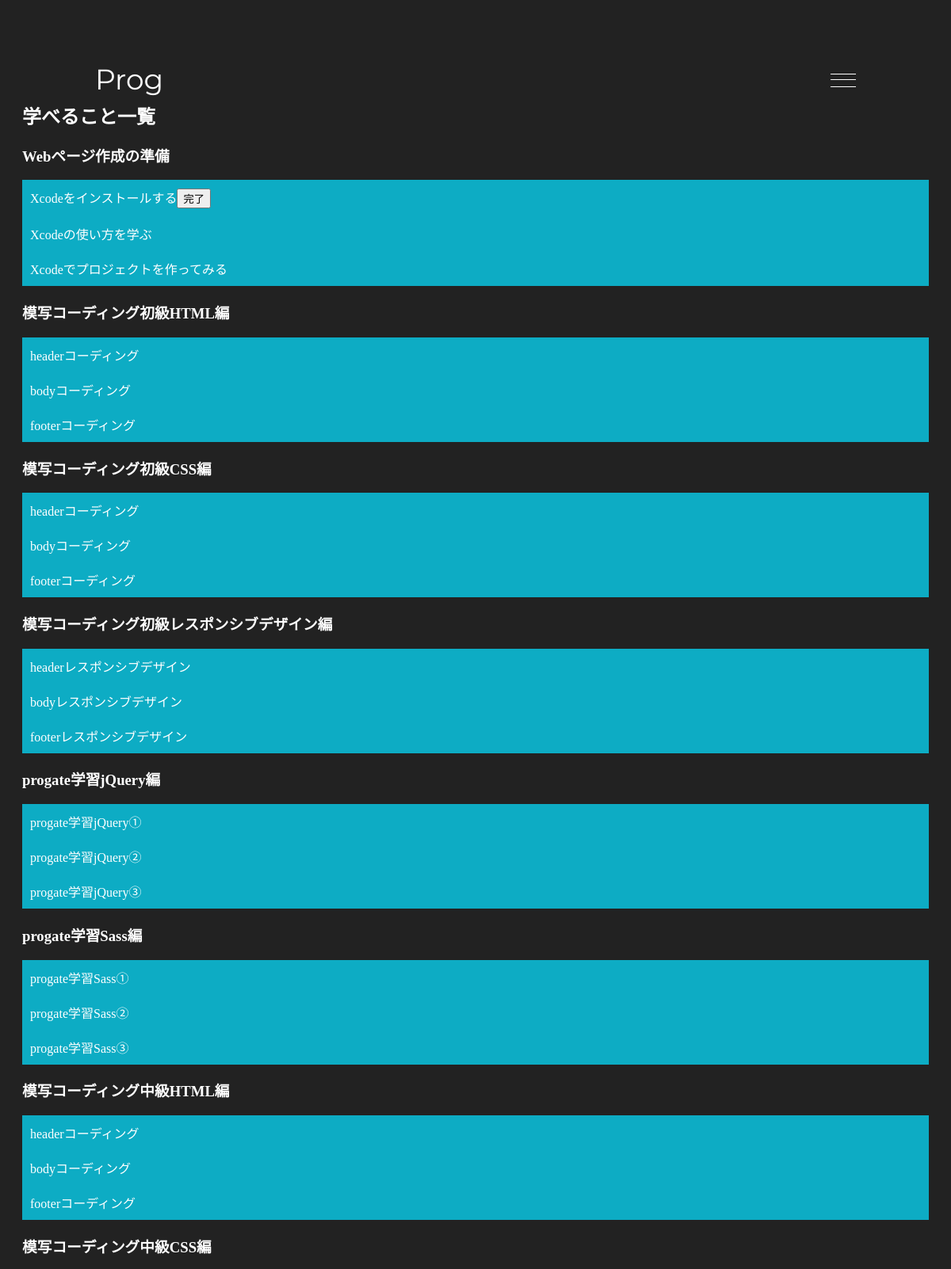
The page /map (upper part) on the database its author committed.
### tables this page shows
CREATE TABLE "categories" (
	"id"	INTEGER,
	"category"	TEXT,
	PRIMARY KEY("id" AUTOINCREMENT)
);

CREATE TABLE "maps" (
	"id"	INTEGER,
	"list"	TEXT,
	"category_id"	INTEGER,
	"time"	INTEGER,
	PRIMARY KEY("id" AUTOINCREMENT)
);

### app.py (the view)
@app.route("/map")
def map():
    conn = sqlite3.connect("prog.db")
    c = conn.cursor()
    sql = "SELECT list, time, category_id  FROM maps ;"
    c.execute(sql)
    map_info = c.fetchall()
    c.close()
    conn = sqlite3.connect("prog.db")
    c = conn.cursor()
    sql = "SELECT category FROM categories"
    c.execute(sql)
    category_info = c.fetchall()
    c.close()
    return render_template("map.html", map_info=map_info, category_info=category_info)

### templates/map.html (shortened to what this page needs)
{% extends 'top.html' %}
{% block content %}
<link rel="stylesheet" type="text/css" href="{{ url_for('static',filename='css/map.css') }}">
<div>
    <h2>学べること一覧</h2>
    <div class="content">
        <h3>{{category_info[1][0]}}</h3>
        <nav id="example-two">
            <a href="#">{{map_info[0][0]}}<button class="button">完了</button></a>
            <a href="#">{{map_info[1][0]}}</a>
            <a href="#">{{map_info[2][0]}}</a>
        </nav>
    </div>
</div>
<div>
    <div class="content">
        <h3>{{category_info[2][0]}}</h3>
        <nav id="example-two">
            <a href="#">{{map_info[3][0]}}</a>
            <a href="#">{{map_info[4][0]}}</a>
            <a href="#">{{map_info[5][0]}}</a>
        </nav>
    </div>
</div>
<div>
    <div class="content">
        <h3>{{category_info[3][0]}}</h3>
        <nav id="example-two">
            <a href="#">{{map_info[6][0]}}</a>
            <a href="#">{{map_info[7][0]}}</a>
            <a href="#">{{map_info[8][0]}}</a>
        </nav>
    </div>
</div>
<div>
    <div class="content">
        <h3>{{category_info[4][0]}}</h3>
        <nav id="example-two">
            <a href="#">{{map_info[9][0]}}</a>
            <a href="#">{{map_info[10][0]}}</a>
            <a href="#">{{map_info[11][0]}}</a>
        </nav>
    </div>
</div>
<div>
    <div class="content">
        <h3>{{category_info[5][0]}}</h3>
        <nav id="example-two">
            <a href="#">{{map_info[12][0]}}</a>
            <a href="#">{{map_info[13][0]}}</a>
            <a href="#">{{map_info[14][0]}}</a>
        </nav>
    </div>
</div>
<div>
    <div class="content">
        <h3>{{category_info[6][0]}}</h3>
        <nav id="example-two">
            <a href="#">{{map_info[15][0]}}</a>
            <a href="#">{{map_info[16][0]}}</a>
            <a href="#">{{map_info[17][0]}}</a>
        </nav>
    </div>
</div>
<div>
    <div class="content">
        <h3>{{category_info[7][0]}}</h3>
        <nav id="example-two">
            <a href="#">{{map_info[18][0]}}</a>
            <a href="#">{{map_info[19][0]}}</a>
            <a href="#">{{map_info[20][0]}}</a>
        </nav>
    </div>
</div>
<div>
    <div class="content">
        <h3>{{category_info[8][0]}}</h3>
    </div>
</div>
{% endblock %}

### templates/top.html (shortened to what this page needs)
<!DOCTYPE html>
<html lang="ja">
<head>
    <link rel="stylesheet" type="text/css" href="{{ url_for('static',filename='css/style.css') }}">
</head>
<body>
    <header class="header">
        <div class="header__nav">
          <div class="u-content-wrapper header__nav__wrapper">
            <div class="header__nav__logo">Prog</div>
            <div class="hamburger-menu">
              <span class="hamburger-menu__line--dummy"></span>
            </div>
          </div>
        </div>
      </header>
    {% block content %}
    {% endblock %}
</body>
</html>

### static/css/style.css (style rules this page uses)
.u-content-wrapper { max-width: 960px; margin: 0 auto; }
a { color: #2b2b2b; text-decoration: none; }
.header { position: relative; width: 100%; height: 100px; background-size: cover; text-align: center; color: #fff; font-family: Montserrat, sans-serif; }
.header__nav { position: absolute; top: 40px; left: 0; width: 100%; height: 64px; }
.header__nav__wrapper { display: flex; justify-content: space-between; align-items: center; }
.header__nav__logo { font-size: 36px; }
.hamburger-menu { position: relative; width: 32px; height: 64px; cursor: pointer; }
.hamburger-menu__line, .hamburger-menu__line::before, .hamburger-menu__line::after, .hamburger-menu__line--dummy { position: absolute; left: 0; display: block; width: 32px; height: 1px; background: #fff; }
.hamburger-menu__line, .hamburger-menu__line--dummy { top: 50%; transition: all .3s; }

### static/css/map.css (style rules this page uses)
#example-two { background: #0dacc4; }
nav { -moz-transform: translate3d(0, 0, 0); -ms-transform: translate3d(0, 0, 0); -webkit-transform: translate3d(0, 0, 0); transform: translate3d(0, 0, 0); }
nav a { display: block; padding: 10px; color: white; text-decoration: none; position: relative; -moz-transition: all 0.2s ease; -o-transition: all 0.2s ease; -webkit-transition: all 0.2s ease; transition: all 0.2s ease; }
body { background: #222; color: white; padding: 20px; }
body>div { width: 100%; float: left; margin-right: 5%; }
h2 { margin: 0 0 10px 0; }

### rows shown on the page
categories: category "Webページ作成の準備"
maps: list "Xcodeをインストールする"
maps: list "Xcodeの使い方を学ぶ"
maps: list "Xcodeでプロジェクトを作ってみる"
categories: category "模写コーディング初級HTML編"
maps: list "headerコーディング"
maps: list "bodyコーディング"
maps: list "footerコーディング"
categories: category "模写コーディング初級CSS編"
maps: list "headerコーディング"
maps: list "bodyコーディング"
maps: list "footerコーディング"
categories: category "模写コーディング初級レスポンシブデザイン編"
maps: list "headerレスポンシブデザイン"
maps: list "bodyレスポンシブデザイン"
maps: list "footerレスポンシブデザイン"
categories: category "progate学習jQuery編"
maps: list "progate学習jQuery①"
maps: list "progate学習jQuery②"
maps: list "progate学習jQuery③"
categories: category "progate学習Sass編"
maps: list "progate学習Sass①"
maps: list "progate学習Sass②"
maps: list "progate学習Sass③"
categories: category "模写コーディング中級HTML編"
maps: list "headerコーディング"
maps: list "bodyコーディング"
maps: list "footerコーディング"
categories: category "模写コーディング中級CSS編"
